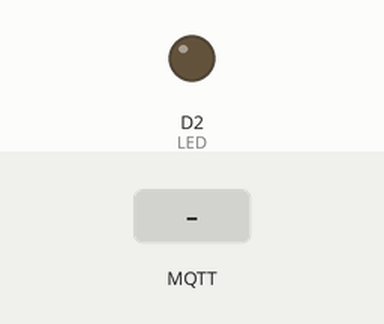
Recording of a sketch running on a simulated ESP8266 (NodeMCU). Shown: output pins drawn as LEDs (lit = HIGH). The test bench sets the inputs (shaded band). WiFi joins after 1.5 s; servers stay silent unless stated; no MQTT or app messages arrive unless stated; what the sketch prints to the serial monitor is not drawn.

Above: at 2.7 s.
2.8 s: MQTT message "1" arrives on the first subscribed topic
At 3.5 s:
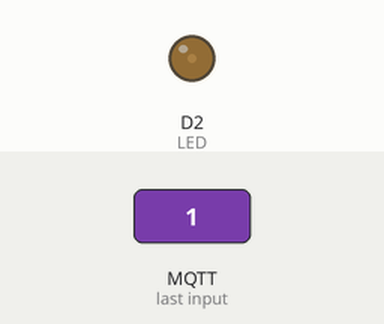
4.3 s: MQTT message "on" arrives on the first subscribed topic
At 4.6 s:
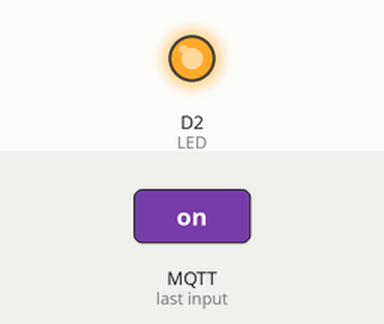
Timing chart, 0 to 7.3 s (numbered marks = the images above; inputs shaded):
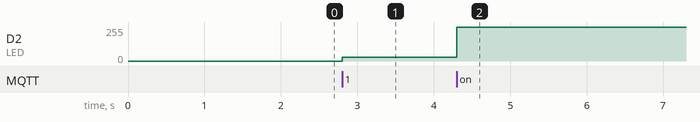

Measured:
- after the input at 2.8 s, D2 (LED): 0/255 → 28/255 at once
- after the input at 4.3 s, D2 (LED): 28/255 → 255/255 at once

The sketch:

LED_slider.ino
```cpp
#include <ESP8266WiFi.h>
#include<PubSubClient.h>

const char* mqtt_server="test.mosquitto.org";
WiFiClient espclient;
void callback(char* topic,byte* payload,unsigned int length1);
PubSubClient client(mqtt_server,1883,callback,espclient);

#define LED D2
int brightness;

void setup() {

   pinMode(D2,OUTPUT);
  Serial.begin(115200);
  Serial.print("connecting");
  WiFi.begin("siddharth","siddharth");         //SSID,PASSWORD
  while(WiFi.status()!=WL_CONNECTED){
    delay(500);
    Serial.print(".");
  }
  Serial.println();

  reconnect();


}


void callback(char* topic,byte* payload,unsigned int length1){
Serial.print("message arrived[");
Serial.print(topic);
Serial.println("]");

for(int i=0;i<length1;i++){
  Serial.print(payload[i]);

}
brightness = map(payload[0], 48, 57, 0, 255);
analogWrite(LED,brightness);

Serial.println();
}


void reconnect(){
  while(WiFi.status()!=WL_CONNECTED){
    delay(500);
    Serial.print(".");
  }
  while(!client.connected()){
  if(client.connect("ESP8266Client123456789")){
    Serial.println("connected");
    client.subscribe("ledslider");
  }
    else{
      Serial.print("failed,rc=");
      Serial.println(client.state());
      delay(500);
    }
  }
}
void loop() {
    if(!client.connected()){
      reconnect();
    }

    client.loop();

}
```
